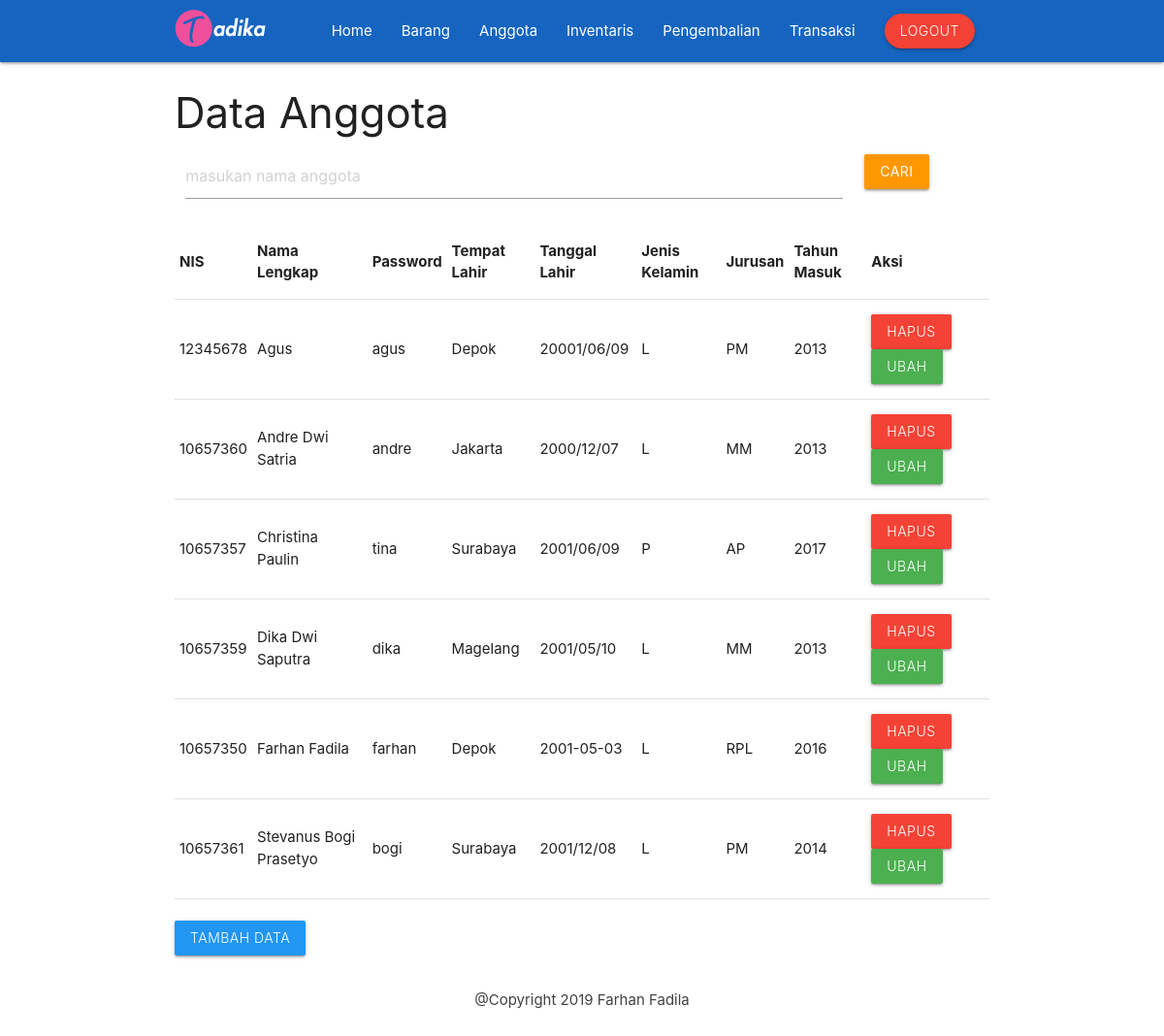
/views/admin/anggota.php (signed in), run on the app's committed database.
### tables this page shows
CREATE TABLE `tbl_anggota` (
  `nis` int(15) NOT NULL,
  `nama_anggota` varchar(250) NOT NULL,
  `password` varchar(200) NOT NULL,
  `tempat_lahir` varchar(100) NOT NULL,
  `tgl_lahir` varchar(15) NOT NULL,
  `jk` enum('L','P') NOT NULL,
  `prodi` enum('AP','MM','PM','RPL') NOT NULL,
  `thn_masuk` varchar(4) NOT NULL
);

### views/admin/anggota.php (the view, shortened to what this page needs)
<?php
include 'header.php';
?>
   <div class="container">
        <h3>Data Anggota</h3>
        <form action="" method="post">
        <div class="row">
            <div class="col m10 s12">
                    <input type="text" name="nama" placeholder="masukan nama anggota">
            </div>
            <div class="col m2 s12">
                    <input type="submit" name="cari" value="cari" class="btn orange">
            </div>
        </div>
        </form>
        <table class="table">
            <thead>
                <tr>
                <th>NIS</th>
                <th>Nama Lengkap</th>
                <th>Password</th>
                <th>Tempat Lahir</th>
                <th>Tanggal Lahir</th>
                <th>Jenis Kelamin</th>
                <th>Jurusan</th>
                <th>Tahun Masuk</th>
                <th>Aksi</th>
                </tr>
            </thead>
            <tbody>
                <?php $ambil = $koneksi->query("SELECT * FROM tbl_anggota ORDER BY nama_anggota"); ?>
                <?php while ($pecah = $ambil->fetch_assoc()) { ?>
                <tr>
                <td><?php echo $pecah['nis']; ?></td>
                <td><?php echo $pecah['nama_anggota']; ?></td>
                <td><?php echo $pecah['password']; ?></td>
                <td><?php echo $pecah['tempat_lahir']; ?></td>
                <td><?php echo $pecah['tgl_lahir']; ?></td>
                <td><?php echo $pecah['jk']; ?></td>
                <td><?php echo $pecah['prodi']; ?></td>
                <td><?php echo $pecah['thn_masuk']; ?></td>
                <td>
                <a onclick="return confirm('Anda yakin ingin menghapus Data ini..?')" href="hapusanggota.php?nis=<?php echo $pecah['nis']; ?>" class="btn red light">Hapus</a>&nbsp;
                <a href="ubahanggota.php?nis=<?php echo $pecah['nis']; ?>" class="btn green light">Ubah</a>
                </td>
                </tr>
            <?php
        } ?>
            </tbody>
        </table><br>
				<a href="tambahanggota.php" class="btn blue light">Tambah data</a>
        </div>
<?php
include 'footer.php';
?>

### data on the page
tbl_anggota: nis "12345678", nama_anggota "Agus", password "agus", tempat_lahir "Depok", tgl_lahir "20001/06/09", jk "L", prodi "PM", thn_masuk "2013"
tbl_anggota: nis "10657360", nama_anggota "Andre Dwi Satria", password "andre", tempat_lahir "Jakarta", tgl_lahir "2000/12/07", jk "L", prodi "MM", thn_masuk "2013"
tbl_anggota: nis "10657357", nama_anggota "Christina Paulin", password "tina", tempat_lahir "Surabaya", tgl_lahir "2001/06/09", jk "P", prodi "AP", thn_masuk "2017"
tbl_anggota: nis "10657359", nama_anggota "Dika Dwi Saputra", password "dika", tempat_lahir "Magelang", tgl_lahir "2001/05/10", jk "L", prodi "MM", thn_masuk "2013"
tbl_anggota: nis "10657350", nama_anggota "Farhan Fadila", password "farhan", tempat_lahir "Depok", tgl_lahir "2001-05-03", jk "L", prodi "RPL", thn_masuk "2016"
tbl_anggota: nis "10657361", nama_anggota "Stevanus Bogi Prasetyo", password "bogi", tempat_lahir "Surabaya", tgl_lahir "2001/12/08", jk "L", prodi "PM", thn_masuk "2014"
